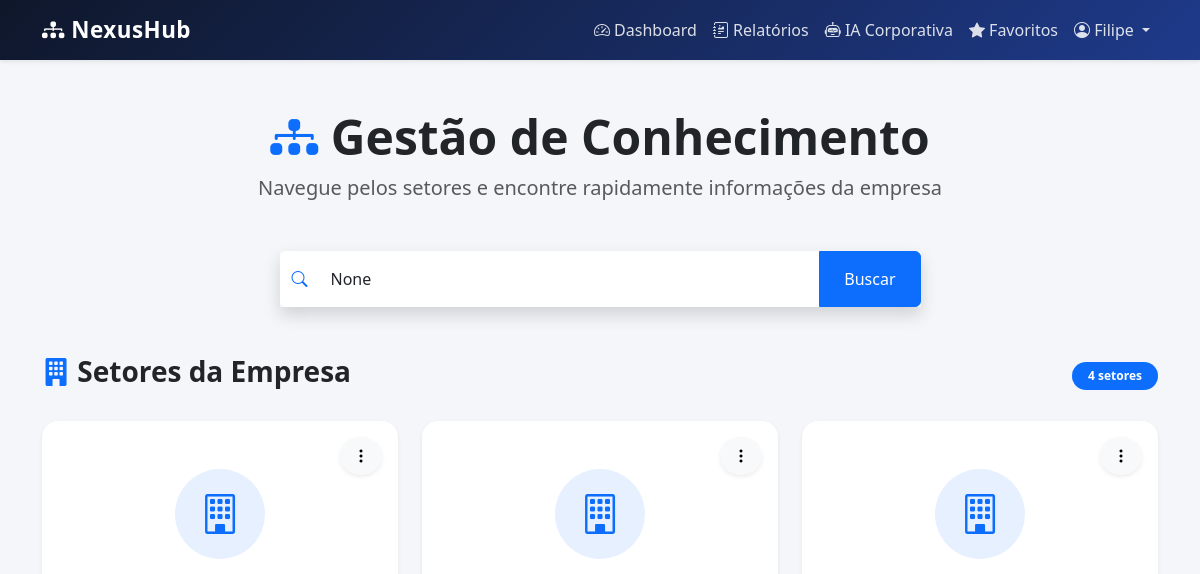
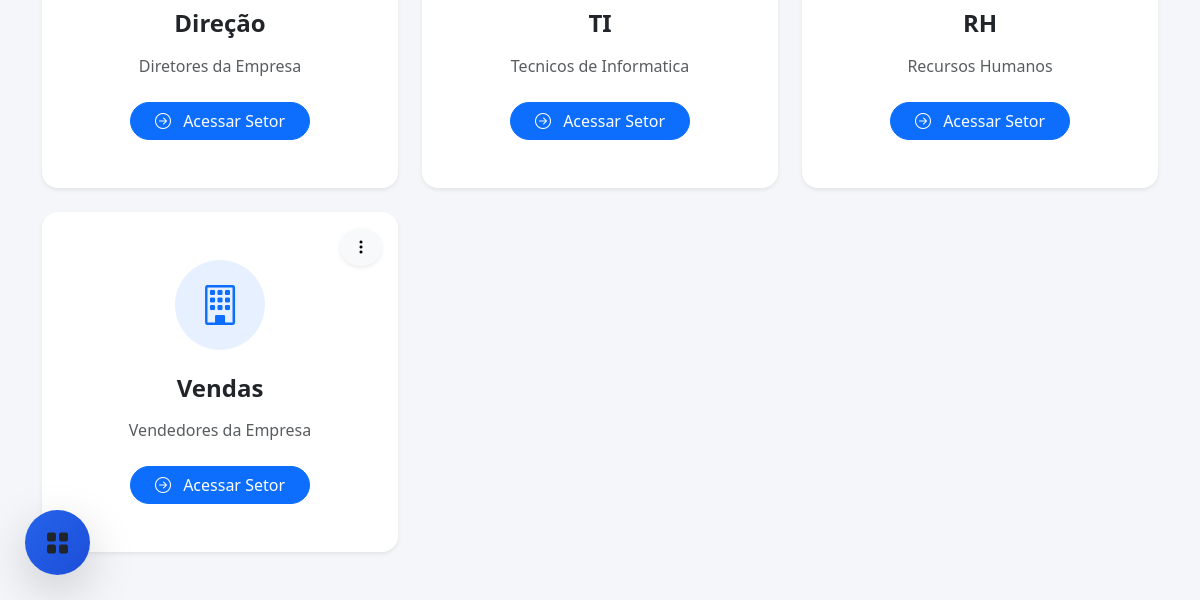
Page / (signed in) on the earlier database version (2 pictures, top to bottom).
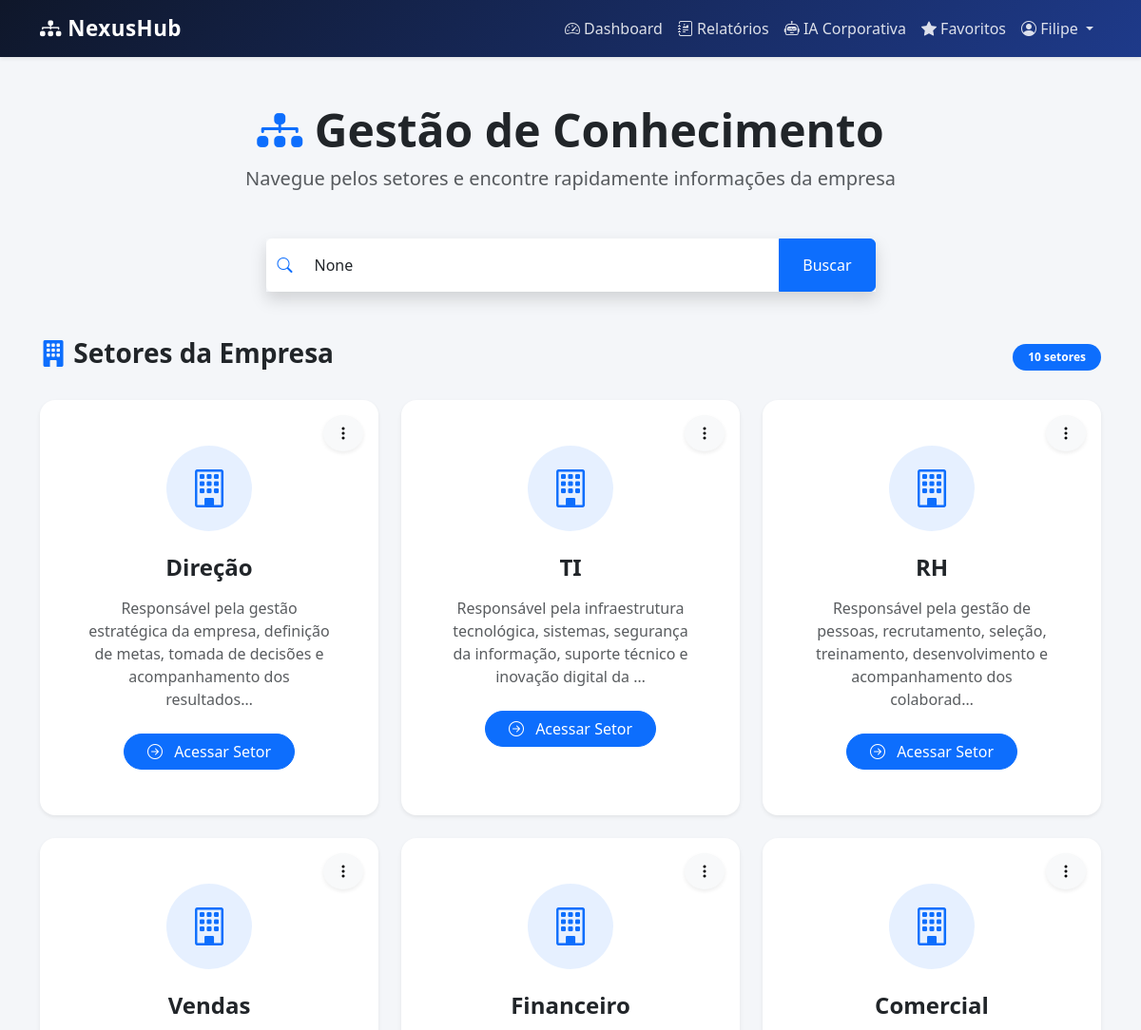
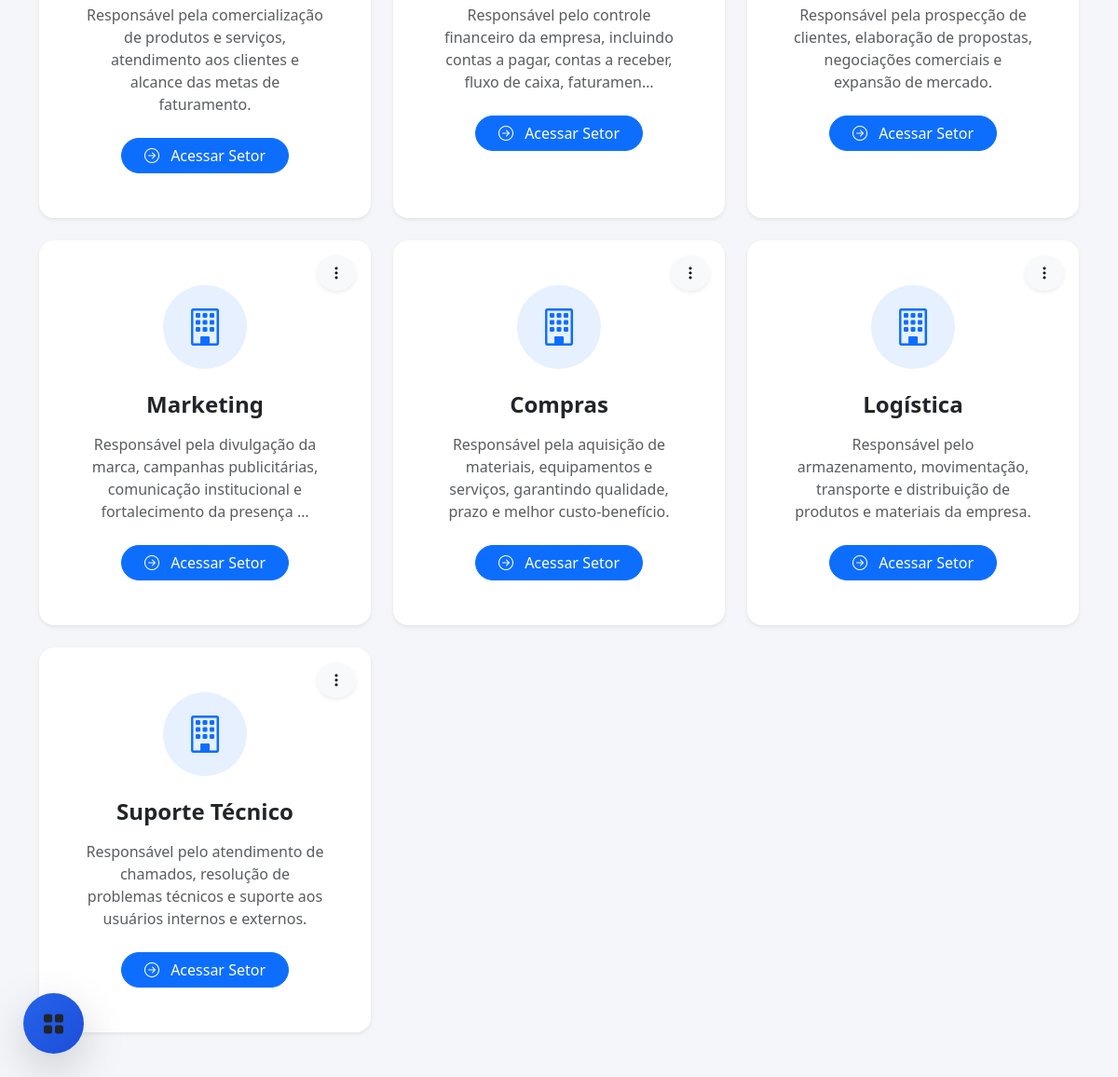
Same page on the later database version (2 pictures, top to bottom).
### setores/models.py (models this page shows, shortened)
class Setor(models.Model):
    nome = models.CharField(max_length=100)
    descricao = models.TextField(blank=True)
    class Meta:
        verbose_name = 'Setor'
        verbose_name_plural = 'Setores'

### setores/views.py (the view, shortened to what this page needs)
@login_required
def home(request):
    busca = request.GET.get('busca')
    setores = Setor.objects.all()
    funcionarios = Funcionario.objects.select_related(
        'usuario',
        'setor'
    )
    return render(
        request,
        'home.html',
        {
            'setores': setores,
            'funcionarios': funcionarios,
            'busca': busca
        }
    )

### templates/home.html (shortened to what this page needs)
{% extends 'base.html' %}
{% block content %}
<div class="container py-5">
    <div class="text-center mb-5">
        <h1 class="display-5 fw-bold">
            <i class="bi bi-diagram-3-fill text-primary"></i>
            Gestão de Conhecimento
        </h1>
        <p class="text-muted fs-5">
            Navegue pelos setores e encontre rapidamente informações da empresa
        </p>
    </div>
    <div class="row justify-content-center mb-5">
        <div class="col-lg-7">
            <form method="GET">
                <div class="input-group shadow">
                    <span class="input-group-text bg-white border-0">
                        <i class="bi bi-search text-primary"></i>
                    </span>
                    <input type="text"
                           name="busca"
                           class="form-control border-0 py-3"
                           placeholder="Pesquisar funcionário, cargo ou setor..."
                           value="{{ busca }}">
                    <button class="btn btn-primary px-4"
                            type="submit">
                        Buscar
                    </button>
                </div>
            </form>
        </div>
    </div>
    <div class="d-flex justify-content-between align-items-center mb-4">
        <h3 class="fw-bold">
            <i class="bi bi-building-fill text-primary"></i>
            Setores da Empresa
        </h3>
        <span class="badge bg-primary rounded-pill px-3 py-2">
            {{ setores.count }} setores
        </span>
    </div>
    <div class="row g-4">
        {% for setor in setores %}
        <div class="col-lg-4 col-md-6">
            <div class="card border-0 shadow-sm rounded-4 h-100 position-relative">
                {% if user.is_superuser %}
                <div class="dropdown position-absolute top-0 end-0 m-3">
                    <button class="btn btn-light rounded-circle shadow-sm"
                            type="button"
                            data-bs-toggle="dropdown">
                        <i class="bi bi-three-dots-vertical"></i>
                    </button>
                </div>
                {% endif %}
                <div class="card-body text-center p-5">
                    <div class="mb-4">
                        <div class="bg-primary bg-opacity-10 rounded-circle d-inline-flex align-items-center justify-content-center"
                             style="width:90px;height:90px;">
                            <i class="bi bi-building text-primary"
                               style="font-size:40px;"></i>
                        </div>
                    </div>
                    <h4 class="fw-bold mb-3">
                        {{ setor.nome }}
                    </h4>
                    <p class="text-muted mb-4">
                        {{ setor.descricao|truncatechars:120 }}
                    </p>
                    <a href="{% url 'detalhe_setor' setor.id %}"
                       class="btn btn-primary rounded-pill px-4">
                        <i class="bi bi-arrow-right-circle me-2"></i>
                        Acessar Setor
                    </a>
                </div>
            </div>
        </div>
        {% endfor %}
    </div>
</div>
{% endblock %}

Differences in the rows shown:
changed Setor "Direção": descricao "Diretores da Empresa" → "Responsável pela gestão estratégica da empresa, definição de metas, tomada de decisões e acompanhamento dos resultados…"
changed Setor "TI": descricao "Tecnicos de Informatica" → "Responsável pela infraestrutura tecnológica, sistemas, segurança da informação, suporte técnico e inovação digital da …"
changed Setor "RH": descricao "Recursos Humanos" → "Responsável pela gestão de pessoas, recrutamento, seleção, treinamento, desenvolvimento e acompanhamento dos colaborad…"
changed Setor "Vendas": descricao "Vendedores da Empresa" → "Responsável pela comercialização de produtos e serviços, atendimento aos clientes e alcance das metas de faturamento."
added Setor: nome "Financeiro", descricao "Responsável pelo controle financeiro da empresa, incluindo contas a pagar, contas a receber, fluxo de caixa, faturamen…"
added Setor: nome "Comercial", descricao "Responsável pela prospecção de clientes, elaboração de propostas, negociações comerciais e expansão de mercado."
added Setor: nome "Marketing", descricao "Responsável pela divulgação da marca, campanhas publicitárias, comunicação institucional e fortalecimento da presença …"
added Setor: nome "Compras", descricao "Responsável pela aquisição de materiais, equipamentos e serviços, garantindo qualidade, prazo e melhor custo-benefício."
added Setor: nome "Logística", descricao "Responsável pelo armazenamento, movimentação, transporte e distribuição de produtos e materiais da empresa."
added Setor: nome "Suporte Técnico", descricao "Responsável pelo atendimento de chamados, resolução de problemas técnicos e suporte aos usuários internos e externos."
Other differences:
{{ setores.count }}: "4" → "10"
